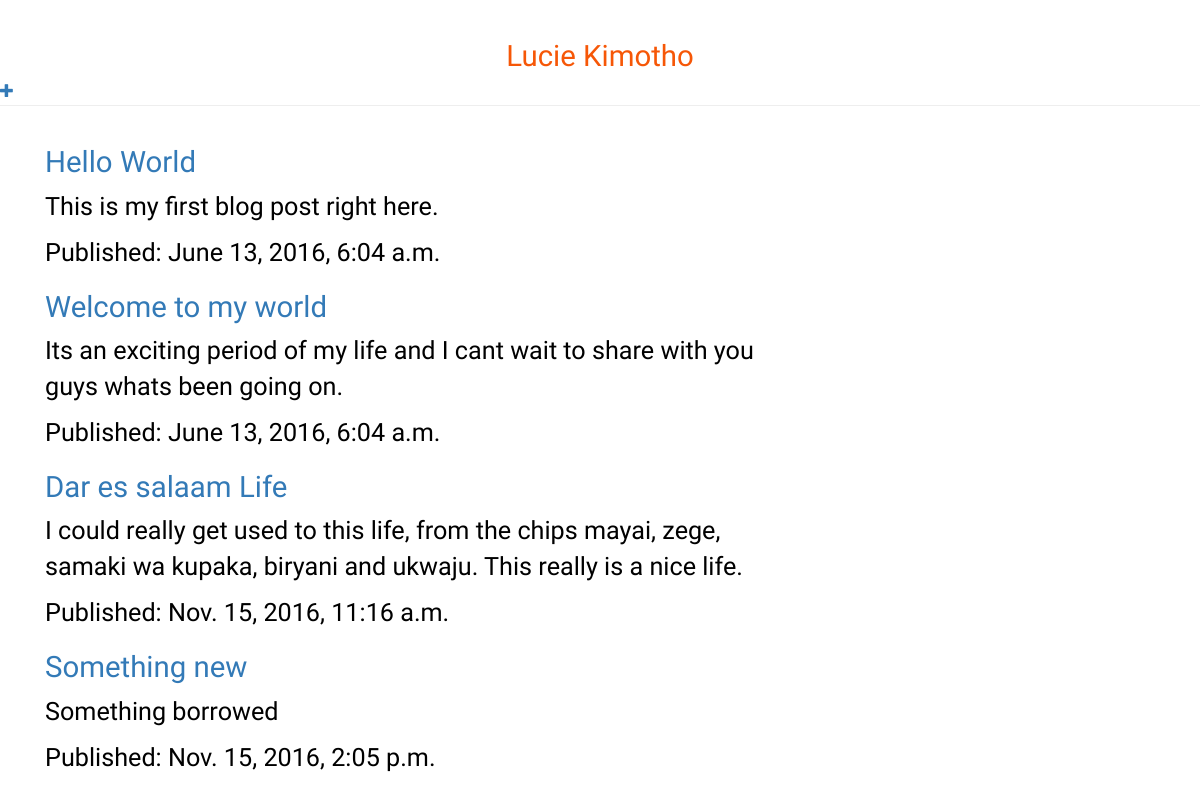
Before: / with the older database file.
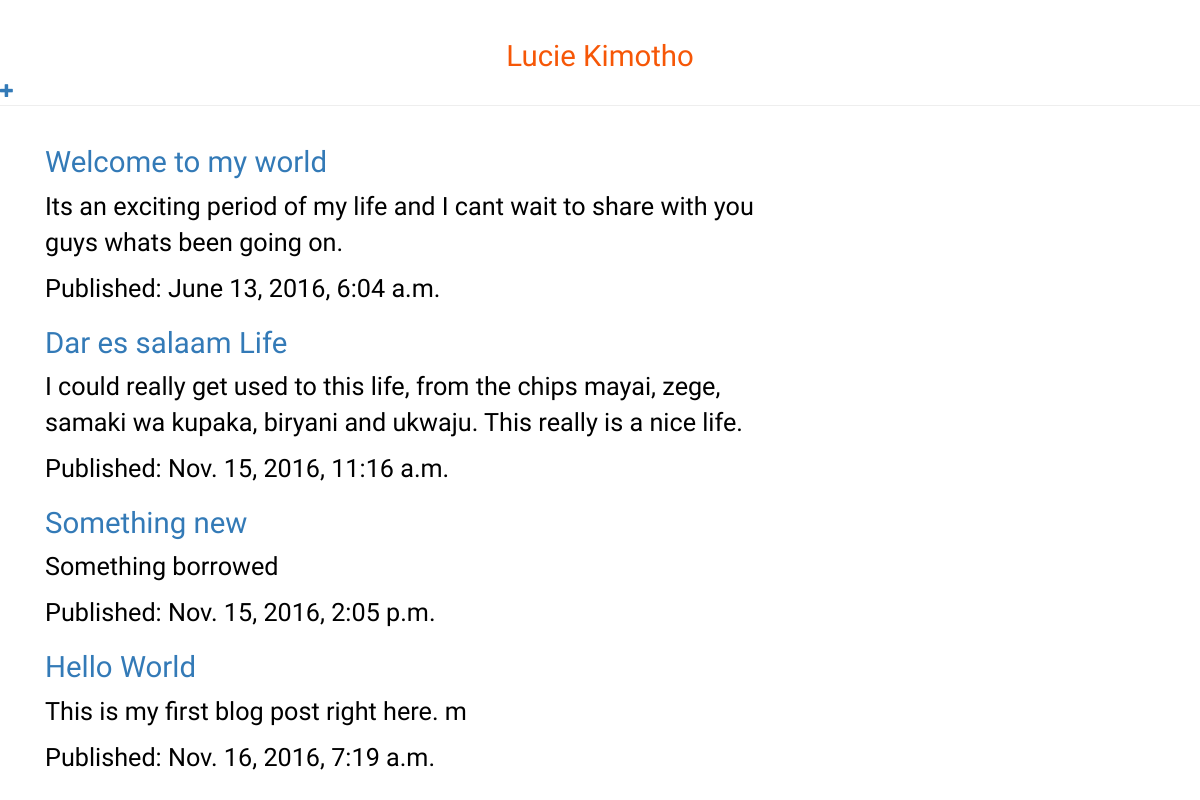
After: the same page with the newer database file.
### myblog/models.py (models this page shows, shortened)
class Post(models.Model):
    author = models.ForeignKey('auth.User')
    title = models.CharField(max_length = 200)
    text = models.TextField()
    created_date = models.DateTimeField(default = timezone.now)
    published_date = models.DateTimeField(blank=True, null=True)

### myblog/views.py (the view)
# urls.py: url(r'^$', views.post_list, name = 'post_list'),
def post_list(request):
    posts =	Post.objects.filter(published_date__lte = timezone.now()).order_by('published_date')
    return render(request, 'myblog/post_list.html', {'posts' : posts})

### myblog/templates/myblog/post_list.html
{% extends 'myblog/base.html' %}
{% block content %}
  {% for post in posts %}
  <div>
    <h1><a href=" {% url 'post_detail' pk=post.pk %} "> {{post.title}}</a></h1>
    <p>{{post.text|linebreaks}}</p>
    <p>Published: {{post.published_date}}</p>
  </div>
  {% endfor %}
{% endblock %}

Changed rows visible on the page:
changed Post "Hello World": text "This is my first blog post right here." → "This is my first blog post right here. m"; published_date "June 13, 2016, 6:04 a.m." → "Nov. 16, 2016, 7:19 a.m."; moves down the list
